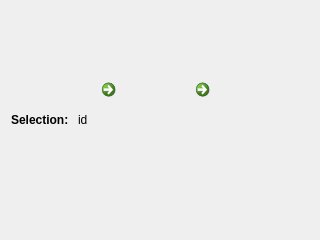
<?xml version="1.0" encoding="UTF-8"?>
<ui version="4.0">
 <class>SelectedObject</class>
 <widget class="QWidget" name="SelectedObject">
  <property name="geometry">
   <rect>
    <x>0</x>
    <y>0</y>
    <width>320</width>
    <height>240</height>
   </rect>
  </property>
  <property name="windowTitle">
   <string>Form</string>
  </property>
  <layout class="QHBoxLayout" name="horizontalLayout">
   <item>
    <widget class="QLabel" name="label">
     <property name="font">
      <font>
       <weight>75</weight>
       <bold>true</bold>
      </font>
     </property>
     <property name="text">
      <string>Selection: </string>
     </property>
    </widget>
   </item>
   <item>
    <widget class="QLabel" name="objectIdLabel">
     <property name="toolTip">
      <string>&lt;html&gt;&lt;head/&gt;&lt;body&gt;&lt;p&gt;object id&lt;/p&gt;&lt;/body&gt;&lt;/html&gt;</string>
     </property>
     <property name="text">
      <string>id</string>
     </property>
    </widget>
   </item>
   <item>
    <widget class="QCommandLinkButton" name="commandLinkButtonFirst">
     <property name="sizePolicy">
      <sizepolicy hsizetype="Fixed" vsizetype="Fixed">
       <horstretch>0</horstretch>
       <verstretch>0</verstretch>
      </sizepolicy>
     </property>
     <property name="minimumSize">
      <size>
       <width>64</width>
       <height>64</height>
      </size>
     </property>
     <property name="maximumSize">
      <size>
       <width>96</width>
       <height>96</height>
      </size>
     </property>
     <property name="toolTip">
      <string>&lt;html&gt;&lt;head/&gt;&lt;body&gt;&lt;p&gt;first annotation&lt;/p&gt;&lt;/body&gt;&lt;/html&gt;</string>
     </property>
     <property name="text">
      <string/>
     </property>
    </widget>
   </item>
   <item>
    <widget class="QCommandLinkButton" name="commandLinkButtonLast">
     <property name="sizePolicy">
      <sizepolicy hsizetype="Fixed" vsizetype="Fixed">
       <horstretch>0</horstretch>
       <verstretch>0</verstretch>
      </sizepolicy>
     </property>
     <property name="minimumSize">
      <size>
       <width>64</width>
       <height>64</height>
      </size>
     </property>
     <property name="maximumSize">
      <size>
       <width>96</width>
       <height>96</height>
      </size>
     </property>
     <property name="toolTip">
      <string>&lt;html&gt;&lt;head/&gt;&lt;body&gt;&lt;p&gt;last annotation&lt;/p&gt;&lt;/body&gt;&lt;/html&gt;</string>
     </property>
     <property name="text">
      <string/>
     </property>
     <property name="iconSize">
      <size>
       <width>32</width>
       <height>32</height>
      </size>
     </property>
    </widget>
   </item>
   <item>
    <spacer name="horizontalSpacer">
     <property name="orientation">
      <enum>Qt::Horizontal</enum>
     </property>
     <property name="sizeHint" stdset="0">
      <size>
       <width>40</width>
       <height>20</height>
      </size>
     </property>
    </spacer>
   </item>
  </layout>
 </widget>
 <resources/>
 <connections/>
</ui>
